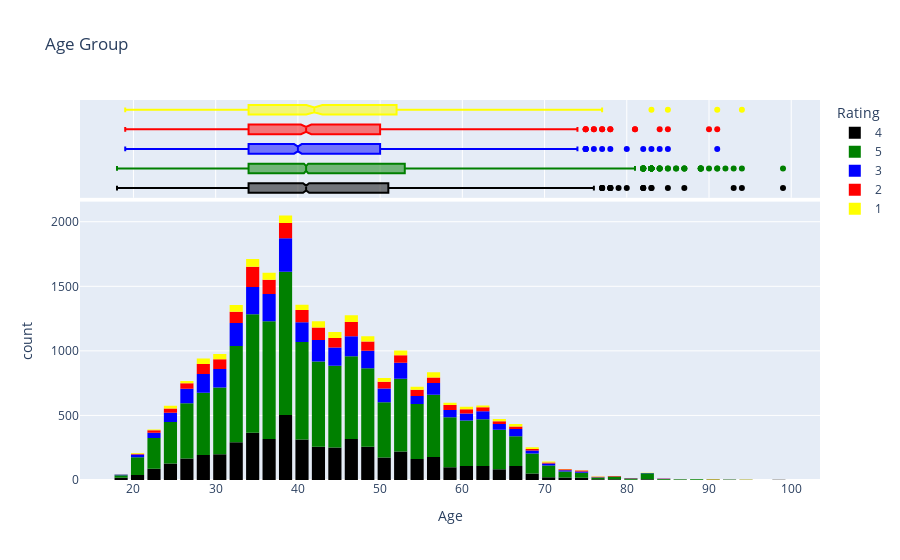

The notebook cell saved with this chart:
### Code cell
fig = px.histogram(data,
                   x="Age",
                   marginal='box',
                   title="Age Group",
                   color="Rating",
                   nbins=65-18,
                   color_discrete_sequence
                   =['black', 'green', 'blue', 'red', 'yellow'])
fig.update_layout(bargap=0.2)

### Figure 1 — Plotly figure (JSON) as saved in the notebook; plotly's stock layout.template omitted (floating-point values rounded to 4 significant figures; data arrays with more than 128 entries replaced by an {"elided": "..."} marker saying what was removed)
{"data": [{"bingroup": "x", "hovertemplate": "Rating=4<br>Age=%{x}<br>count=%{y}<extra></extra>", "legendgroup": "4", "marker": {"color": "black", "pattern": {"shape": ""}}, "name": "4", "nbinsx": 47, "orientation": "v", "showlegend": true, "type": "histogram", "x": {"elided": "5077 int values"}, "xaxis": "x", "yaxis": "y"}, {"hovertemplate": "Rating=4<br>Age=%{x}<extra></extra>", "legendgroup": "4", "marker": {"color": "black"}, "name": "4", "notched": true, "showlegend": false, "type": "box", "x": {"elided": "5077 int values"}, "xaxis": "x2", "yaxis": "y2"}, {"bingroup": "x", "hovertemplate": "Rating=5<br>Age=%{x}<br>count=%{y}<extra></extra>", "legendgroup": "5", "marker": {"color": "green", "pattern": {"shape": ""}}, "name": "5", "nbinsx": 47, "orientation": "v", "showlegend": true, "type": "histogram", "x": {"elided": "13117 int values"}, "xaxis": "x", "yaxis": "y"}, {"hovertemplate": "Rating=5<br>Age=%{x}<extra></extra>", "legendgroup": "5", "marker": {"color": "green"}, "name": "5", "notched": true, "showlegend": false, "type": "box", "x": {"elided": "13117 int values"}, "xaxis": "x2", "yaxis": "y2"}, {"bingroup": "x", "hovertemplate": "Rating=3<br>Age=%{x}<br>count=%{y}<extra></extra>", "legendgroup": "3", "marker": {"color": "blue", "pattern": {"shape": ""}}, "name": "3", "nbinsx": 47, "orientation": "v", "showlegend": true, "type": "histogram", "x": {"elided": "2871 int values"}, "xaxis": "x", "yaxis": "y"}, {"hovertemplate": "Rating=3<br>Age=%{x}<extra></extra>", "legendgroup": "3", "marker": {"color": "blue"}, "name": "3", "notched": true, "showlegend": false, "type": "box", "x": {"elided": "2871 int values"}, "xaxis": "x2", "yaxis": "y2"}, {"bingroup": "x", "hovertemplate": "Rating=2<br>Age=%{x}<br>count=%{y}<extra></extra>", "legendgroup": "2", "marker": {"color": "red", "pattern": {"shape": ""}}, "name": "2", "nbinsx": 47, "orientation": "v", "showlegend": true, "type": "histogram", "x": {"elided": "1565 int values"}, "xaxis": "x", "yaxis": "y"}, {"hovertemplate": "Rating=2<br>Age=%{x}<extra></extra>", "legendgroup": "2", "marker": {"color": "red"}, "name": "2", "notched": true, "showlegend": false, "type": "box", "x": {"elided": "1565 int values"}, "xaxis": "x2", "yaxis": "y2"}, {"bingroup": "x", "hovertemplate": "Rating=1<br>Age=%{x}<br>count=%{y}<extra></extra>", "legendgroup": "1", "marker": {"color": "yellow", "pattern": {"shape": ""}}, "name": "1", "nbinsx": 47, "orientation": "v", "showlegend": true, "type": "histogram", "x": {"elided": "842 int values"}, "xaxis": "x", "yaxis": "y"}, {"hovertemplate": "Rating=1<br>Age=%{x}<extra></extra>", "legendgroup": "1", "marker": {"color": "yellow"}, "name": "1", "notched": true, "showlegend": false, "type": "box", "x": {"elided": "842 int values"}, "xaxis": "x2", "yaxis": "y2"}], "layout": {"bargap": 0.2, "barmode": "relative", "legend": {"title": {"text": "Rating"}, "tracegroupgap": 0}, "title": {"text": "Age Group"}, "xaxis": {"anchor": "y", "domain": [0, 1], "title": {"text": "Age"}}, "xaxis2": {"anchor": "y2", "domain": [0, 1], "matches": "x", "showgrid": true, "showticklabels": false}, "yaxis": {"anchor": "x", "domain": [0, 0.7326], "title": {"text": "count"}}, "yaxis2": {"anchor": "x2", "domain": [0.7426, 1], "matches": "y2", "showgrid": false, "showline": false, "showticklabels": false, "ticks": ""}}}
